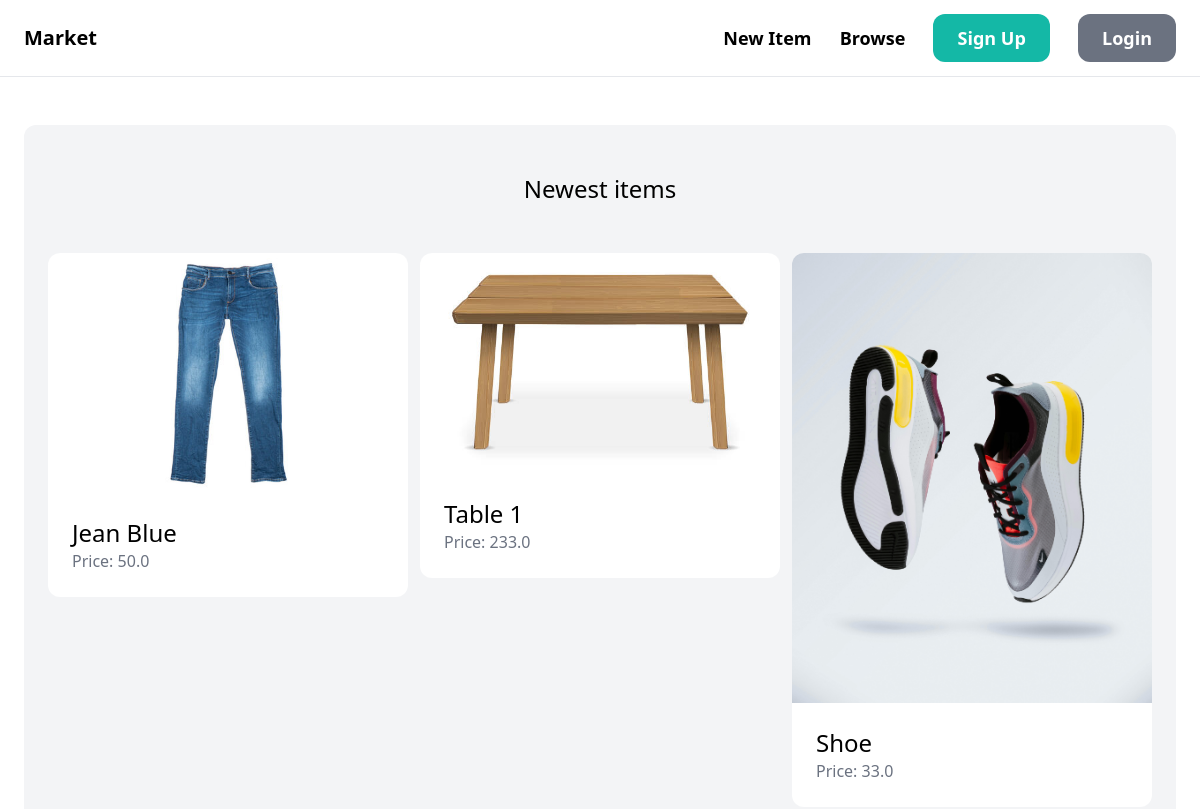
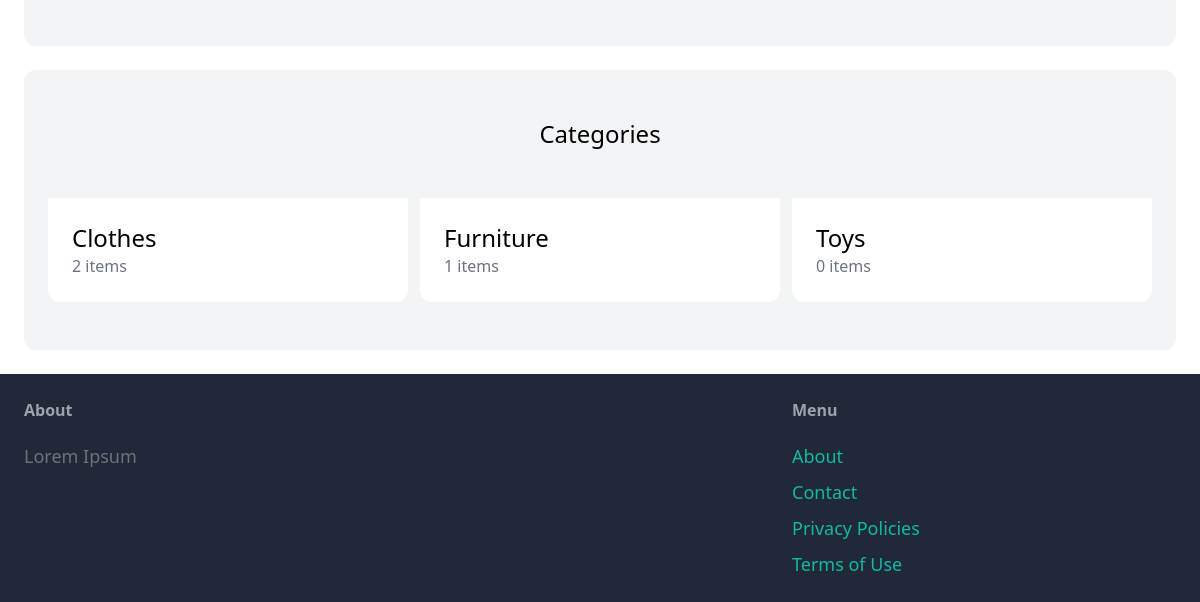
Before: / with the older database file (2 pictures, top to bottom).
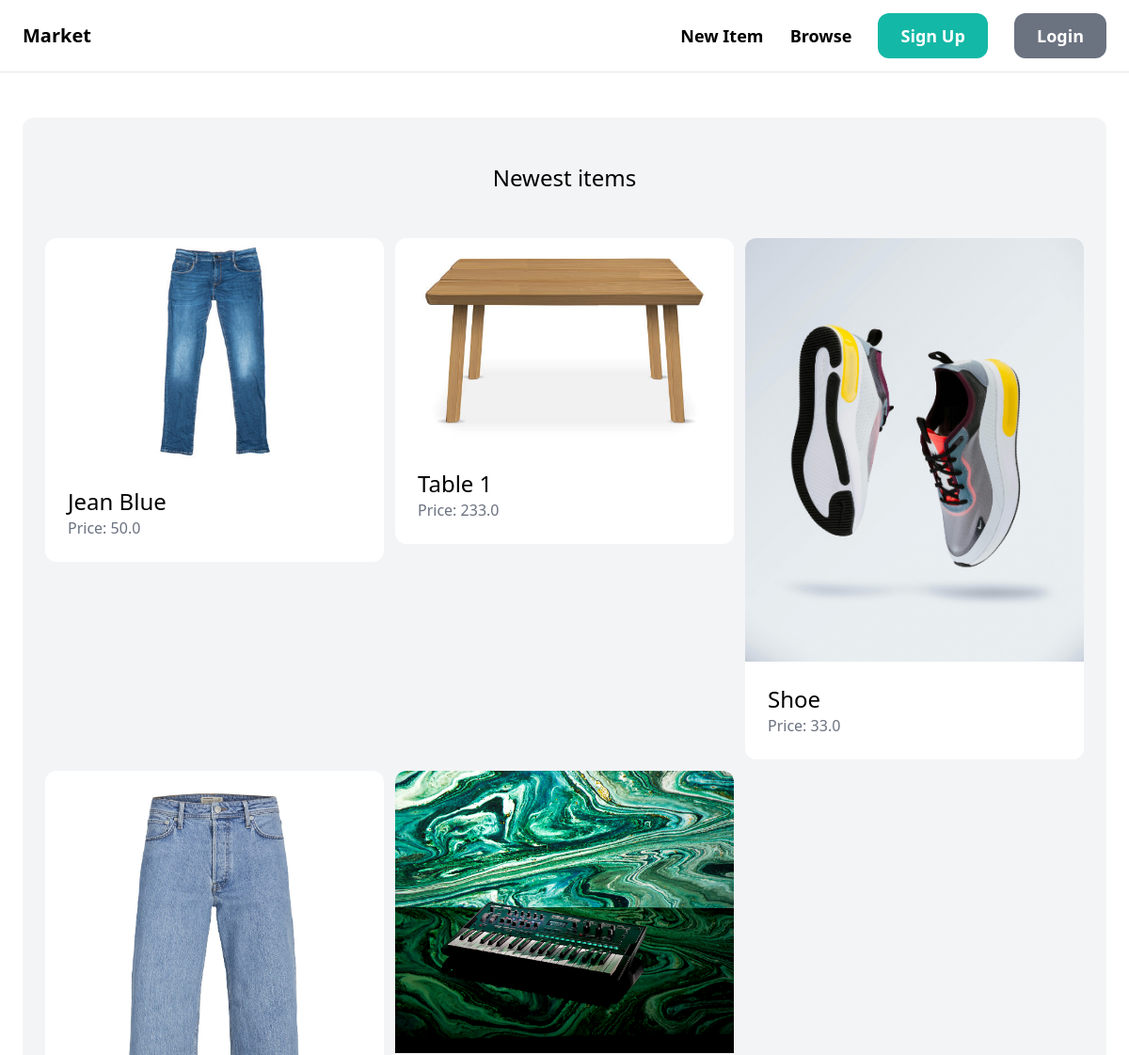
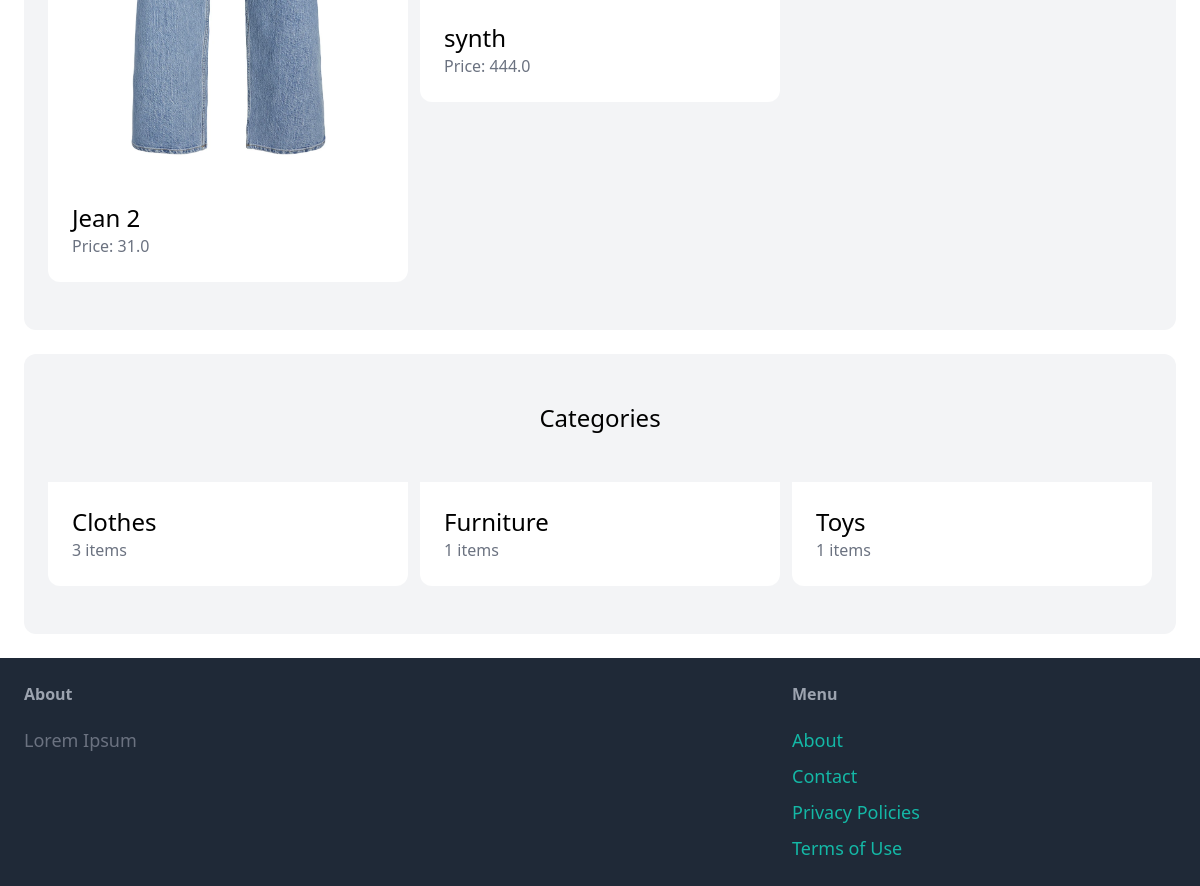
After: the same page with the newer database file (2 pictures, top to bottom).
### item/models.py (models this page shows, shortened)
class Item(models.Model):
    category = models.ForeignKey(Category, related_name='items', on_delete=models.CASCADE)
    name = models.CharField(max_length=255)
    description = models.TextField(blank=True, null=True)
    price = models.FloatField()
    image = models.ImageField(upload_to='item_images', blank=True, null=True)
    is_sold = models.BooleanField(default=False)
    created_by = models.ForeignKey(User, related_name='items', on_delete=models.CASCADE)
    created_at = models.DateTimeField(auto_now_add=True)

class Category(models.Model):
    name = models.CharField(max_length=255)
    class Meta:
        ordering = ('name',)
        verbose_name_plural = 'Categories'

### core/views.py (the view)
# urls.py: path("",index,name='index'),
def index(request):
    items = Item.objects.filter(is_sold=False)[0:6]
    categories = Category.objects.all()
    return render(request, 'core/index.html',{
        'categories': categories,
        'items':items,})

### core/templates/core/index.html (shortened to what this page needs)
{% extends 'core/base.html' %}
{% block content %}
    <div class="mt-6 px-6 py-12 bg-gray-100 rounded-xl">
        <h2 class="mb-12 text-2xl text-center">Newest items</h2>
        <div class="grid grid-cols-3 gap-3">
            {% for item in items %}
                <div>
                    <a href="{% url 'item:detail' item.id %}">
                        <div>
                            <img src="{{ item.image.url }}" class="rounded-t-xl">
                        </div>
                        <div class="p-6 bg-white rounded-b-xl">
                            <h2 class="text-2xl">{{ item.name }}</h2>
                            <p class="text-gray-500">Price: {{ item.price }}</p>
                        </div>
                    </a>
                </div>
            {% endfor %}
        </div>
    </div>
    <div class="mt-6 px-6 py-12 bg-gray-100 rounded-xl">
        <h2 class="mb-12 text-2xl text-center">Categories</h2>
        <div class="grid grid-cols-3 gap-3">
            {% for category in categories %}
                <div>
                    <a href="#">
                        <div class="p-6 bg-white rounded-b-xl">
                            <h2 class="text-2xl">{{ category.name }}</h2>
                            <p class="text-gray-500">{{ category.items.count }} items</p>
                        </div>
                    </a>
                </div>
            {% endfor %}
        </div>
    </div>
{%endblock%}

### core/templates/core/base.html (shortened to what this page needs)
<!doctype html>
<html>
    <head>
        <script src="https://cdn.tailwindcss.com"></script>
    </head>
    <body>
        <nav class="py-6 px-6 flex justify-between items-center border-b border-gray-200">
            <a href="/" class="text-xl font-bold">Market</a>
            <div class="space-x-6">
                <a href="{%url 'item:new' %}" class = "text-lg font-semibold hover:text-gray-500">New Item</a>
                <a href="{%url 'item:items' %}" class = "text-lg font-semibold hover:text-gray-500">Browse</a>
                {% if request.user.is_authenticated %}
                <a href="{% url 'conversation:inbox' %}" class = "px-6 py-3 text-lg font-semibold bg-teal-500 text-white rounded-xl hover:bg-teal-700">Inbox</a>
                <a href="{% url 'dashboard:index' %}" class = "px-6 py-3 text-lg font-semibold bg-gray-500 text-white rounded-xl hover:bg-teal-700">Dashboard</a>
                {% else %}
                <a href="{% url 'core:signup' %}" class = "px-6 py-3 text-lg font-semibold bg-teal-500 text-white rounded-xl hover:bg-teal-700">Sign Up</a>
                <a href="{% url 'core:login' %}" class = "px-6 py-3 text-lg font-semibold bg-gray-500 text-white rounded-xl hover:bg-teal-700">Login</a>
                {% endif %}
            </div>
        </nav>
        <div class="px-6 py-6">
            {% block content %}
            {% endblock %}
        </div>
        <footer class="py-6 px-6 flex justify-between bg-gray-800">
            <div class="w-2/3 pr-10">
                <h3 class = "mb-5 font-semibold text-gray-400">About</h3>
                <p class="text-lg text-gray-500">Lorem Ipsum</p>
            </div>
            <div class="w-1/3">
                <h3 class = "mb-5 font-semibold text-gray-400">Menu</h3>
                <ul class="space-y-2">
                    <li><a href="#" class="text-lg text-teal-500 hover:text-teal-700">About</a></li>
                    <li><a href="{% url 'core:contact' %}" class="text-lg text-teal-500 hover:text-teal-700">Contact</a></li>
                    <li><a href="#" class="text-lg text-teal-500 hover:text-teal-700">Privacy Policies</a></li>
                    <li><a href="#" class="text-lg text-teal-500 hover:text-teal-700">Terms of Use</a></li>
            </div>
        </footer>
    </body>
</html>

Changed rows visible on the page:
added Item: image (picture), name "Jean 2", price "31.0"
added Item: image (picture), name "synth", price "444.0"
computed for Category "Clothes": items.count "2" → "3"
computed for Category "Toys": items.count "0" → "1"
